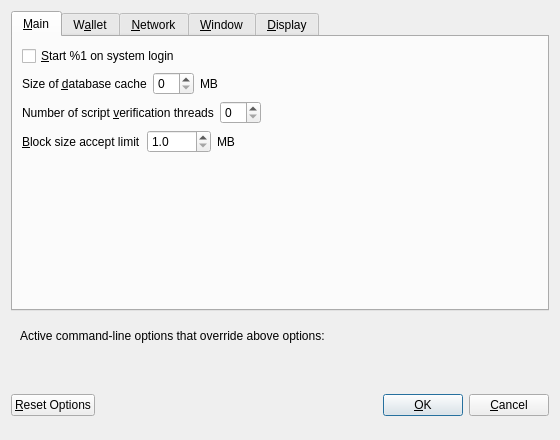
<?xml version="1.0" encoding="UTF-8"?>
<ui version="4.0">
 <class>OptionsDialog</class>
 <widget class="QDialog" name="OptionsDialog">
  <property name="geometry">
   <rect>
    <x>0</x>
    <y>0</y>
    <width>560</width>
    <height>440</height>
   </rect>
  </property>
  <property name="windowTitle">
   <string>Options</string>
  </property>
  <property name="modal">
   <bool>true</bool>
  </property>
  <layout class="QVBoxLayout" name="verticalLayout">
   <item>
    <widget class="QTabWidget" name="tabWidget">
     <property name="currentIndex">
      <number>0</number>
     </property>
     <widget class="QWidget" name="tabMain">
      <attribute name="title">
       <string>&amp;Main</string>
      </attribute>
      <layout class="QVBoxLayout" name="verticalLayout_Main">
       <item>
        <widget class="QCheckBox" name="bitcoinAtStartup">
         <property name="toolTip">
          <string>Automatically start %1 after logging in to the system.</string>
         </property>
         <property name="text">
          <string>&amp;Start %1 on system login</string>
         </property>
        </widget>
       </item>
       <item>
        <layout class="QHBoxLayout" name="horizontalLayout_2_Main">
         <item>
          <widget class="QLabel" name="databaseCacheLabel">
           <property name="text">
            <string>Size of &amp;database cache</string>
           </property>
           <property name="textFormat">
            <enum>Qt::PlainText</enum>
           </property>
           <property name="buddy">
            <cstring>databaseCache</cstring>
           </property>
          </widget>
         </item>
         <item>
          <widget class="QSpinBox" name="databaseCache"/>
         </item>
         <item>
          <widget class="QLabel" name="databaseCacheUnitLabel">
           <property name="text">
            <string>MB</string>
           </property>
           <property name="textFormat">
            <enum>Qt::PlainText</enum>
           </property>
          </widget>
         </item>
         <item>
          <spacer name="horizontalSpacer_2_Main">
           <property name="orientation">
            <enum>Qt::Horizontal</enum>
           </property>
           <property name="sizeHint" stdset="0">
            <size>
             <width>40</width>
             <height>20</height>
            </size>
           </property>
          </spacer>
         </item>
        </layout>
       </item>
       <item>
        <layout class="QHBoxLayout" name="horizontalLayout_3_Main">
         <item>
          <widget class="QLabel" name="threadsScriptVerifLabel">
           <property name="text">
            <string>Number of script &amp;verification threads</string>
           </property>
           <property name="textFormat">
            <enum>Qt::PlainText</enum>
           </property>
           <property name="buddy">
            <cstring>threadsScriptVerif</cstring>
           </property>
          </widget>
         </item>
         <item>
          <widget class="QSpinBox" name="threadsScriptVerif">
           <property name="toolTip">
            <string>(0 = auto, &lt;0 = leave that many cores free)</string>
           </property>
          </widget>
         </item>
         <item>
          <spacer name="horizontalSpacer_3_Main">
           <property name="orientation">
            <enum>Qt::Horizontal</enum>
           </property>
           <property name="sizeHint" stdset="0">
            <size>
             <width>40</width>
             <height>20</height>
            </size>
           </property>
          </spacer>
         </item>
        </layout>
       </item>
       <item>
        <layout class="QHBoxLayout" name="horizontalLayout_4_Main">
         <item>
          <widget class="QLabel" name="blockSizeAcceptLimitLabel">
           <property name="text">
            <string>&amp;Block size accept limit</string>
           </property>
           <property name="textFormat">
            <enum>Qt::PlainText</enum>
           </property>
           <property name="buddy">
            <cstring>blockSizeAcceptLimit</cstring>
           </property>
          </widget>
         </item>
         <item>
          <widget class="QDoubleSpinBox" name="blockSizeAcceptLimit">
            <property name="toolTip">
             <string>This node will not accept blocks larger than this limit.</string>
            </property>
            <property name="decimals">
             <number>1</number>
            </property>
            <property name="minimum">
             <number>1</number>
            </property>
            <property name="maximum">
             <number>2147</number>
            </property>
          </widget>
         </item>
         <item>
          <widget class="QLabel" name="blockSizeAcceptLimitUnitLabel">
           <property name="text">
            <string>MB</string>
           </property>
           <property name="textFormat">
            <enum>Qt::PlainText</enum>
           </property>
          </widget>
         </item>
         <item>
          <spacer name="horizontalSpacer_4_Main">
           <property name="orientation">
            <enum>Qt::Horizontal</enum>
           </property>
           <property name="sizeHint" stdset="0">
            <size>
             <width>40</width>
             <height>20</height>
            </size>
           </property>
          </spacer>
         </item>
        </layout>
       </item>
       <item>
        <spacer name="verticalSpacer_Main">
         <property name="orientation">
          <enum>Qt::Vertical</enum>
         </property>
         <property name="sizeHint" stdset="0">
          <size>
           <width>20</width>
           <height>40</height>
          </size>
         </property>
        </spacer>
       </item>
      </layout>
     </widget>
     <widget class="QWidget" name="tabWallet">
      <attribute name="title">
       <string>W&amp;allet</string>
      </attribute>
      <layout class="QVBoxLayout" name="verticalLayout_Wallet">
       <item>
        <widget class="QGroupBox" name="groupBox">
         <property name="title">
          <string>Expert</string>
         </property>
         <layout class="QVBoxLayout" name="verticalLayout_2">
          <item>
           <widget class="QCheckBox" name="coinControlFeatures">
            <property name="toolTip">
             <string>Whether to show coin control features or not.</string>
            </property>
            <property name="text">
             <string>Enable coin &amp;control features</string>
            </property>
           </widget>
          </item>
          <item>
           <widget class="QCheckBox" name="spendZeroConfChange">
            <property name="toolTip">
             <string>If you disable the spending of unconfirmed change, the change from a transaction cannot be used until that transaction has at least one confirmation. This also affects how your balance is computed.</string>
            </property>
            <property name="text">
             <string>&amp;Spend unconfirmed change</string>
            </property>
           </widget>
          </item>
         </layout>
        </widget>
       </item>
       <item>
        <spacer name="verticalSpacer_Wallet">
         <property name="orientation">
          <enum>Qt::Vertical</enum>
         </property>
         <property name="sizeHint" stdset="0">
          <size>
           <width>20</width>
           <height>40</height>
          </size>
         </property>
        </spacer>
       </item>
      </layout>
     </widget>
     <widget class="QWidget" name="tabNetwork">
      <attribute name="title">
       <string>&amp;Network</string>
      </attribute>
      <layout class="QVBoxLayout" name="verticalLayout_Network">
       <item>
        <widget class="QCheckBox" name="mapPortUpnp">
         <property name="toolTip">
          <string>Automatically open the Bitcoin client port on the router. This only works when your router supports UPnP and it is enabled.</string>
         </property>
         <property name="text">
          <string>Map port using &amp;UPnP</string>
         </property>
        </widget>
       </item>
       <item>
        <widget class="QCheckBox" name="allowIncoming">
         <property name="toolTip">
          <string>Accept connections from outside</string>
         </property>
         <property name="text">
          <string>Allow incoming connections</string>
         </property>
        </widget>
       </item>
       <item>
        <widget class="QCheckBox" name="connectSocks">
         <property name="toolTip">
          <string>Connect to the Bitcoin network through a SOCKS5 proxy.</string>
         </property>
         <property name="text">
          <string>&amp;Connect through SOCKS5 proxy (default proxy):</string>
         </property>
        </widget>
       </item>
       <item>
        <layout class="QHBoxLayout" name="horizontalLayout_1_Network">
         <item>
          <widget class="QLabel" name="proxyIpLabel">
           <property name="text">
            <string>Proxy &amp;IP:</string>
           </property>
           <property name="textFormat">
            <enum>Qt::PlainText</enum>
           </property>
           <property name="buddy">
            <cstring>proxyIp</cstring>
           </property>
          </widget>
         </item>
         <item>
          <widget class="QValidatedLineEdit" name="proxyIp">
           <property name="minimumSize">
            <size>
             <width>140</width>
             <height>0</height>
            </size>
           </property>
           <property name="maximumSize">
            <size>
             <width>140</width>
             <height>16777215</height>
            </size>
           </property>
           <property name="toolTip">
            <string>IP address of the proxy (e.g. IPv4: 127.0.0.1 / IPv6: ::1)</string>
           </property>
          </widget>
         </item>
         <item>
          <widget class="QLabel" name="proxyPortLabel">
           <property name="text">
            <string>&amp;Port:</string>
           </property>
           <property name="textFormat">
            <enum>Qt::PlainText</enum>
           </property>
           <property name="buddy">
            <cstring>proxyPort</cstring>
           </property>
          </widget>
         </item>
         <item>
          <widget class="QLineEdit" name="proxyPort">
           <property name="minimumSize">
            <size>
             <width>55</width>
             <height>0</height>
            </size>
           </property>
           <property name="maximumSize">
            <size>
             <width>55</width>
             <height>16777215</height>
            </size>
           </property>
           <property name="toolTip">
            <string>Port of the proxy (e.g. 9050)</string>
           </property>
          </widget>
         </item>
         <item>
          <spacer name="horizontalSpacer_1_Network">
           <property name="orientation">
            <enum>Qt::Horizontal</enum>
           </property>
           <property name="sizeHint" stdset="0">
            <size>
             <width>40</width>
             <height>20</height>
            </size>
           </property>
          </spacer>
         </item>
        </layout>
       </item>
       <item>
        <layout class="QHBoxLayout" name="horizontalLayout_2_Network">
         <item>
          <widget class="QLabel" name="proxyActiveNets">
           <property name="text">
            <string>Used for reaching peers via:</string>
           </property>
           <property name="textFormat">
            <enum>Qt::PlainText</enum>
           </property>
          </widget>
         </item>
         <item>
          <widget class="QCheckBox" name="proxyReachIPv4">
           <property name="enabled">
            <bool>false</bool>
           </property>
           <property name="toolTip">
            <string>Shows, if the supplied default SOCKS5 proxy is used to reach peers via this network type.</string>
           </property>
           <property name="text">
            <string/>
           </property>
          </widget>
         </item>
         <item>
          <widget class="QLabel" name="proxyReachIPv4Label">
           <property name="text">
            <string>IPv4</string>
           </property>
           <property name="textFormat">
            <enum>Qt::PlainText</enum>
           </property>
          </widget>
         </item>
         <item>
          <widget class="QCheckBox" name="proxyReachIPv6">
           <property name="enabled">
            <bool>false</bool>
           </property>
           <property name="toolTip">
            <string>Shows, if the supplied default SOCKS5 proxy is used to reach peers via this network type.</string>
           </property>
           <property name="text">
            <string/>
           </property>
          </widget>
         </item>
         <item>
          <widget class="QLabel" name="proxyReachIPv6Label">
           <property name="text">
            <string>IPv6</string>
           </property>
           <property name="textFormat">
            <enum>Qt::PlainText</enum>
           </property>
          </widget>
         </item>
         <item>
          <widget class="QCheckBox" name="proxyReachTor">
           <property name="enabled">
            <bool>false</bool>
           </property>
           <property name="toolTip">
            <string>Shows, if the supplied default SOCKS5 proxy is used to reach peers via this network type.</string>
           </property>
           <property name="text">
            <string/>
           </property>
          </widget>
         </item>
         <item>
          <widget class="QLabel" name="proxyReachTorLabel">
           <property name="text">
            <string>Tor</string>
           </property>
           <property name="textFormat">
            <enum>Qt::PlainText</enum>
           </property>
          </widget>
         </item>
         <item>
          <spacer name="horizontalSpacer_2_Network">
           <property name="orientation">
            <enum>Qt::Horizontal</enum>
           </property>
           <property name="sizeHint" stdset="0">
            <size>
             <width>40</width>
             <height>20</height>
            </size>
           </property>
          </spacer>
         </item>
        </layout>
       </item>
       <item>
        <widget class="QCheckBox" name="connectSocksTor">
         <property name="toolTip">
          <string>Connect to the Bitcoin network through a separate SOCKS5 proxy for Tor hidden services.</string>
         </property>
         <property name="text">
          <string>Use separate SOCKS5 proxy to reach peers via Tor hidden services:</string>
         </property>
        </widget>
       </item>
       <item>
        <layout class="QHBoxLayout" name="horizontalLayout_3_Network">
         <item>
          <widget class="QLabel" name="proxyIpTorLabel">
           <property name="text">
            <string>Proxy &amp;IP:</string>
           </property>
           <property name="textFormat">
            <enum>Qt::PlainText</enum>
           </property>
           <property name="buddy">
            <cstring>proxyIpTor</cstring>
           </property>
          </widget>
         </item>
         <item>
          <widget class="QValidatedLineEdit" name="proxyIpTor">
           <property name="minimumSize">
            <size>
             <width>140</width>
             <height>0</height>
            </size>
           </property>
           <property name="maximumSize">
            <size>
             <width>140</width>
             <height>16777215</height>
            </size>
           </property>
           <property name="toolTip">
            <string>IP address of the proxy (e.g. IPv4: 127.0.0.1 / IPv6: ::1)</string>
           </property>
          </widget>
         </item>
         <item>
          <widget class="QLabel" name="proxyPortTorLabel">
           <property name="text">
            <string>&amp;Port:</string>
           </property>
           <property name="textFormat">
            <enum>Qt::PlainText</enum>
           </property>
           <property name="buddy">
            <cstring>proxyPortTor</cstring>
           </property>
          </widget>
         </item>
         <item>
          <widget class="QLineEdit" name="proxyPortTor">
           <property name="minimumSize">
            <size>
             <width>55</width>
             <height>0</height>
            </size>
           </property>
           <property name="maximumSize">
            <size>
             <width>55</width>
             <height>16777215</height>
            </size>
           </property>
           <property name="toolTip">
            <string>Port of the proxy (e.g. 9050)</string>
           </property>
          </widget>
         </item>
         <item>
          <spacer name="horizontalSpacer_4_Network">
           <property name="orientation">
            <enum>Qt::Horizontal</enum>
           </property>
           <property name="sizeHint" stdset="0">
            <size>
             <width>40</width>
             <height>20</height>
            </size>
           </property>
          </spacer>
         </item>
        </layout>
       </item>
       <item>
        <spacer name="verticalSpacer_Network">
         <property name="orientation">
          <enum>Qt::Vertical</enum>
         </property>
         <property name="sizeHint" stdset="0">
          <size>
           <width>20</width>
           <height>40</height>
          </size>
         </property>
        </spacer>
       </item>
      </layout>
     </widget>
     <widget class="QWidget" name="tabWindow">
      <attribute name="title">
       <string>&amp;Window</string>
      </attribute>
      <layout class="QVBoxLayout" name="verticalLayout_Window">
       <item>
        <widget class="QCheckBox" name="hideTrayIcon">
         <property name="toolTip">
          <string>&amp;Hide the icon from the system tray.</string>
         </property>
         <property name="text">
          <string>Hide tray icon</string>
         </property>
        </widget>
       </item>
       <item>
        <widget class="QCheckBox" name="minimizeToTray">
         <property name="toolTip">
          <string>Show only a tray icon after minimizing the window.</string>
         </property>
         <property name="text">
          <string>&amp;Minimize to the tray instead of the taskbar</string>
         </property>
        </widget>
       </item>
       <item>
        <widget class="QCheckBox" name="minimizeOnClose">
         <property name="toolTip">
          <string>Minimize instead of exit the application when the window is closed. When this option is enabled, the application will be closed only after selecting Exit in the menu.</string>
         </property>
         <property name="text">
          <string>M&amp;inimize on close</string>
         </property>
        </widget>
       </item>
       <item>
        <spacer name="verticalSpacer_Window">
         <property name="orientation">
          <enum>Qt::Vertical</enum>
         </property>
         <property name="sizeHint" stdset="0">
          <size>
           <width>20</width>
           <height>40</height>
          </size>
         </property>
        </spacer>
       </item>
      </layout>
     </widget>
     <widget class="QWidget" name="tabDisplay">
      <attribute name="title">
       <string>&amp;Display</string>
      </attribute>
      <layout class="QVBoxLayout" name="verticalLayout_Display">
       <item>
        <layout class="QHBoxLayout" name="horizontalLayout_1_Display">
         <item>
          <widget class="QLabel" name="langLabel">
           <property name="text">
            <string>User Interface &amp;language:</string>
           </property>
           <property name="textFormat">
            <enum>Qt::PlainText</enum>
           </property>
           <property name="buddy">
            <cstring>lang</cstring>
           </property>
          </widget>
         </item>
         <item>
          <widget class="QValueComboBox" name="lang">
           <property name="toolTip">
            <string>The user interface language can be set here. This setting will take effect after restarting %1.</string>
           </property>
          </widget>
         </item>
        </layout>
       </item>
       <item>
        <layout class="QHBoxLayout" name="horizontalLayout_2_Display">
         <item>
          <widget class="QLabel" name="unitLabel">
           <property name="text">
            <string>&amp;Unit to show amounts in:</string>
           </property>
           <property name="textFormat">
            <enum>Qt::PlainText</enum>
           </property>
           <property name="buddy">
            <cstring>unit</cstring>
           </property>
          </widget>
         </item>
         <item>
          <widget class="QValueComboBox" name="unit">
           <property name="toolTip">
            <string>Choose the default subdivision unit to show in the interface and when sending coins.</string>
           </property>
          </widget>
         </item>
        </layout>
       </item>
       <item>
        <layout class="QHBoxLayout" name="horizontalLayout_3_Display">
         <item>
          <widget class="QLabel" name="thirdPartyTxUrlsLabel">
           <property name="toolTip">
            <string>Third party URLs (e.g. a block explorer) that appear in the transactions tab as context menu items. %s in the URL is replaced by transaction hash. Multiple URLs are separated by vertical bar |.</string>
           </property>
           <property name="text">
            <string>Third party transaction URLs</string>
           </property>
           <property name="buddy">
            <cstring>thirdPartyTxUrls</cstring>
           </property>
          </widget>
         </item>
         <item>
          <widget class="QLineEdit" name="thirdPartyTxUrls">
           <property name="toolTip">
            <string>Third party URLs (e.g. a block explorer) that appear in the transactions tab as context menu items. %s in the URL is replaced by transaction hash. Multiple URLs are separated by vertical bar |.</string>
           </property>
          </widget>
         </item>
        </layout>
       </item>
       <item>
        <spacer name="verticalSpacer_Display">
         <property name="orientation">
          <enum>Qt::Vertical</enum>
         </property>
         <property name="sizeHint" stdset="0">
          <size>
           <width>20</width>
           <height>40</height>
          </size>
         </property>
        </spacer>
       </item>
      </layout>
     </widget>
    </widget>
   </item>
   <item>
    <widget class="QFrame" name="frame">
     <layout class="QVBoxLayout" name="verticalLayout_Bottom">
      <item>
       <layout class="QHBoxLayout" name="horizontalLayout_Bottom">
        <item>
         <widget class="QLabel" name="overriddenByCommandLineInfoLabel">
          <property name="text">
           <string>Active command-line options that override above options:</string>
          </property>
          <property name="textFormat">
           <enum>Qt::PlainText</enum>
          </property>
         </widget>
        </item>
        <item>
         <spacer name="horizontalSpacer_Bottom">
          <property name="orientation">
           <enum>Qt::Horizontal</enum>
          </property>
          <property name="sizeHint" stdset="0">
           <size>
            <width>40</width>
            <height>20</height>
           </size>
          </property>
         </spacer>
        </item>
       </layout>
      </item>
      <item>
       <widget class="QLabel" name="overriddenByCommandLineLabel">
        <property name="text">
         <string/>
        </property>
        <property name="textFormat">
         <enum>Qt::PlainText</enum>
        </property>
        <property name="wordWrap">
         <bool>true</bool>
        </property>
       </widget>
      </item>
     </layout>
    </widget>
   </item>
   <item>
    <layout class="QHBoxLayout" name="horizontalLayout_Buttons">
     <item>
      <widget class="QPushButton" name="resetButton">
       <property name="toolTip">
        <string>Reset all client options to default.</string>
       </property>
       <property name="text">
        <string>&amp;Reset Options</string>
       </property>
       <property name="autoDefault">
        <bool>false</bool>
       </property>
      </widget>
     </item>
     <item>
      <spacer name="horizontalSpacer_1">
       <property name="orientation">
        <enum>Qt::Horizontal</enum>
       </property>
       <property name="sizeHint" stdset="0">
        <size>
         <width>40</width>
         <height>48</height>
        </size>
       </property>
      </spacer>
     </item>
     <item>
      <widget class="QLabel" name="statusLabel">
       <property name="minimumSize">
        <size>
         <width>200</width>
         <height>0</height>
        </size>
       </property>
       <property name="font">
        <font>
         <weight>75</weight>
         <bold>true</bold>
        </font>
       </property>
       <property name="text">
        <string/>
       </property>
       <property name="textFormat">
        <enum>Qt::PlainText</enum>
       </property>
       <property name="wordWrap">
        <bool>true</bool>
       </property>
      </widget>
     </item>
     <item>
      <spacer name="horizontalSpacer_2">
       <property name="orientation">
        <enum>Qt::Horizontal</enum>
       </property>
       <property name="sizeHint" stdset="0">
        <size>
         <width>40</width>
         <height>48</height>
        </size>
       </property>
      </spacer>
     </item>
     <item>
      <widget class="QPushButton" name="okButton">
       <property name="text">
        <string>&amp;OK</string>
       </property>
       <property name="autoDefault">
        <bool>false</bool>
       </property>
       <property name="default">
        <bool>true</bool>
       </property>
      </widget>
     </item>
     <item>
      <widget class="QPushButton" name="cancelButton">
       <property name="text">
        <string>&amp;Cancel</string>
       </property>
       <property name="autoDefault">
        <bool>false</bool>
       </property>
      </widget>
     </item>
    </layout>
   </item>
  </layout>
 </widget>
 <customwidgets>
  <customwidget>
   <class>QValidatedLineEdit</class>
   <extends>QLineEdit</extends>
   <header>qvalidatedlineedit.h</header>
  </customwidget>
  <customwidget>
   <class>QValueComboBox</class>
   <extends>QComboBox</extends>
   <header>qvaluecombobox.h</header>
  </customwidget>
 </customwidgets>
 <resources/>
 <connections/>
</ui>
